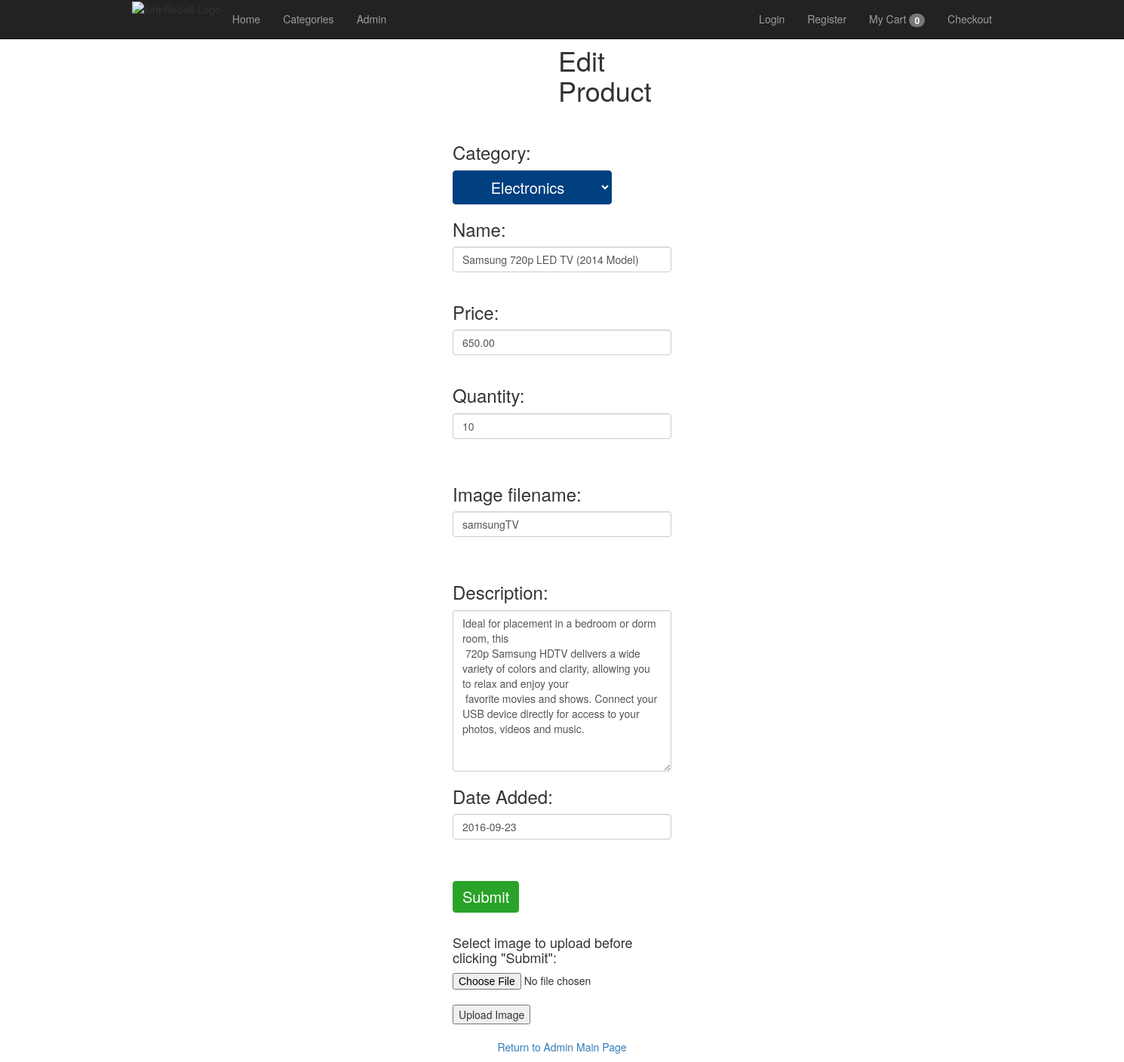
Page /admin/editproduct.php?id=samsungTV on the committed database.
### tables this page shows
CREATE TABLE `product` (
  `productID` int(11) NOT NULL,
  `categoryID` int(11) NOT NULL,
  `productName` varchar(100) NOT NULL,
  `abbrvName` varchar(60) DEFAULT NULL,
  `productPrice` decimal(10,2) NOT NULL,
  `productQuantity` int(11) NOT NULL,
  `description` text NOT NULL,
  `dateAdded` date NOT NULL
);

### admin/editproduct.php (the view, shortened to what this page needs)
<?php
  global $db;
  $productID = $_GET['id'];
	$query = "SELECT * FROM product
              WHERE abbrvName = '$productID'";
    $statement = $db->prepare($query);
    $statement->execute();
    $products = $statement->fetchAll();
    $queryAllCategories = 'SELECT * FROM category
                           ORDER BY categoryID';
    $statement2 = $db->prepare($queryAllCategories);
    $statement2->execute();
    $categories = $statement2->fetchAll();
?>
<?php include '../view/header.php'; ?>
    <main>
      <h1 style="padding-left: 740px; padding-right: 740px">Edit Product </h1><br>
      <form method="POST" action="editproductconfirm.php?id=<?php echo $products[0]['abbrvName']; ?>"
            style="padding-left: 600px; padding-right: 600px">
      <h3>Category:</h3>
      <select name="category_id" class="btn btn-primary dropdown-toggle"
              type="button" data-toggle="dropdown"
              style="background-color: #004080; font-size: 20px; border-color:#004080;">
     <?php foreach ($categories as $category) :
              if ($category['categoryID'] == $product['categoryID']){
                $selected = 'selected';
              }else{
                $selected = '';
              }
     ?>
      <option style="background-color:white; color:black;" value="<?php echo $category['categoryID']; ?>"<?php echo $selected ?>>
       <?php echo htmlspecialchars($category['categoryName']); ?>
      </option>
     <?php endforeach; ?>
     </select><br>
      <div class="form-group">
        <h3>Name:</h3>
        <input type="text" name="name" class="form-control"
              value="<?php echo $products[0]['productName']; ?>" required><br>
      </div>
      <div class="form-group">
        <h3>Price:</h3>
        <input type="text" name="price" class="form-control" placeholder="0.00" pattern="^\d*(\.\d{2}$)?"
               value="<?php echo $products[0]['productPrice']; ?>" required><br>
      </div>
			<div class="form-group">
				<h3>Quantity:</h3>
				<input type="text" name="quantity" class="form-control" value="<?php echo $products[0]['productQuantity']; ?>" required><br><br>
			</div>
			<div class="form-group">
				<h3>Image filename:</h3>
				<input type="text" name="image" class="form-control" value="<?php echo $products[0]['abbrvName']; ?>" required><br><br>
			</div>
			<div class="form-group">
				<h3>Description:</h3>
				<textarea rows="10" cols="50" name="description" class="form-control" required><?php echo $products[0]['description']; ?></textarea>
			</div>
			<div class="form-group">
				<h3>Date Added:</h3>
				<input type="text" name="date" class="form-control" value="<?php echo $products[0]['dateAdded']; ?>" required><br><br>
			</div>
			<input id="button" type="submit" name="submit" value="Submit" class="btn btn-primary dropdown-toggle"
			data-toggle="dropdown" style="background-color: #29a329; font-size: 20px; border-color:#29a329;">
		</form><br>
		<form action="../account/fileupload.php" method="post" enctype="multipart/form-data" style="padding-left: 600px; padding-right: 600px">
			<h4>Select image to upload before clicking "Submit":</h4>
			<input type="file" name="fileToUpload" id="fileToUpload"><br>
			<input type="submit" value="Upload Image" name="submit">
		</form>
	  <br><p align="center"><a href="index.php">Return to Admin Main Page</a></p>
		</main>
  </body>
</html>

### view/header.php (style rules this page uses)
body { padding-top: 40px; }

### rows in the picture
product: name "Samsung 720p LED TV (2014 Model)", price "650.00", quantity "10", image "samsungTV", description "Ideal for placement in a bedroom or dorm room, this 720p Samsung HDTV delivers a wide variety of colors and clarity, allowing you to relax and enjoy your favorite movies and shows. Connect your USB device directly for access to your photos, videos and music.", date "2016-09-23"

### other values in the picture
$cartNumOfItems "0"
form field category_id "Electronics"
